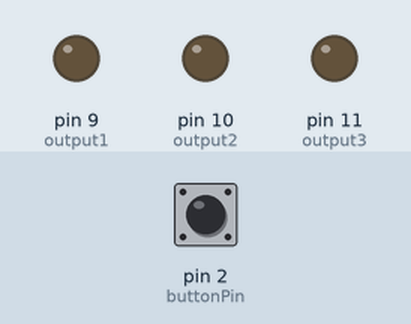
Recording of a sketch running on a simulated Arduino Uno, built with avr-gcc and run on an emulated ATmega328P. On the bench: output pins drawn as LEDs (lit = HIGH). The test bench sets the inputs (shaded band); at power-on: pin 2 (buttonPin) LOW.

Above: at 1.2 s.
1.3 s: pin 2 (buttonPin) pulled HIGH for 0.15 s
At 2.4 s:
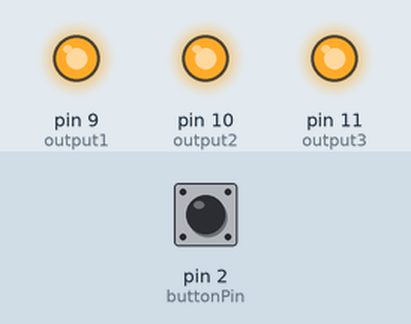
2.9 s: pin 2 (buttonPin) pulled HIGH for 1 s
At 3.6 s:
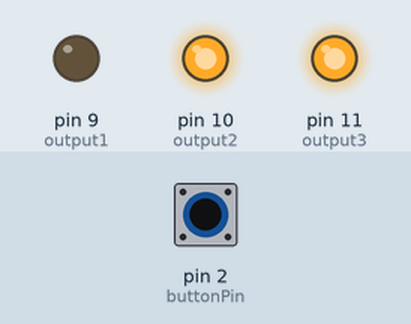
5.4 s: pin 2 (buttonPin) pulled HIGH for 0.15 s
At 6.6 s:
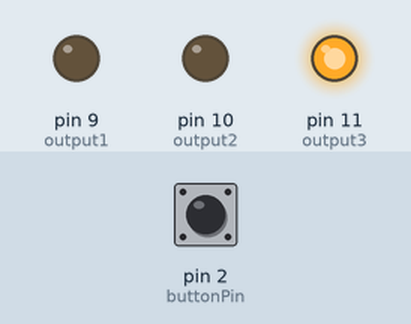
7.0 s: pin 2 (buttonPin) pulled HIGH for 3.2 s
At 8.0 s:
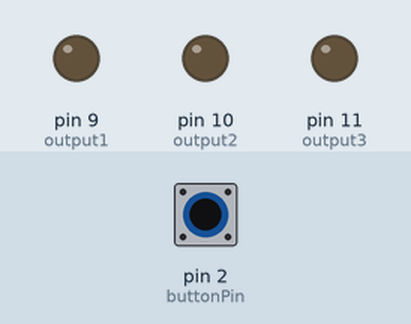
Timing chart, 0 to 10.0 s (numbered marks = the images above; inputs shaded):
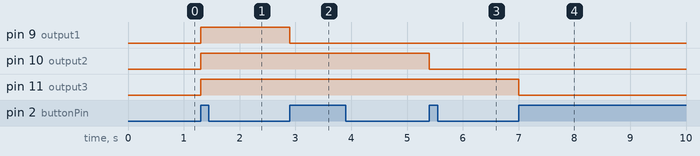

The sketch:

Beast_button_countroll_motor_PlanA.ino.ino
```cpp
const int buttonPin = 2;
const int output1 = 9;
const int output2 = 10;
const int output3 = 11;
//initialize pins
int buttonPushCounter = 0;
int buttonState = 0;
int lastButtonState = 0;

//initialize numbers
void setup() {
pinMode(buttonPin,INPUT);
pinMode(output1,OUTPUT);
pinMode(output2,OUTPUT);
pinMode(output3,OUTPUT);
//pin set up
}

void loop() {
 int buttonState = digitalRead(buttonPin);        //sub in value (HIGH or LOW) for "buttonState"
  if (buttonState != lastButtonState)             //compare the two button states, continue if it change
  {
     if(buttonState==HIGH)                       //check if the button is on high
      {
       buttonPushCounter++;                       //add a count to the amount of pushes, used for next step
       if (buttonPushCounter%4==1)                   //turn on all led if it is the first time button is pressed
       {
         digitalWrite(output1, HIGH);
         digitalWrite(output2, HIGH);
         digitalWrite(output3, HIGH);
         lastButtonState=buttonState;                    //set the lastButtonState to buttonState for the next loop
         goto label;
       }
       else if (buttonPushCounter%4==2)              //turn on two led if it is the second time button is pressed
       {
         digitalWrite(output1, LOW);
         digitalWrite(output2,HIGH);
         digitalWrite(output3,HIGH);
         lastButtonState=buttonState;                    //set the lastButtonState to buttonState for the next loop
         goto label;
       }
       else if (buttonPushCounter%4==3)              //turn on one led if it is the third time button is pressed
       {
         digitalWrite(output1,LOW);
         digitalWrite(output2,LOW);
         digitalWrite(output3,HIGH);
         lastButtonState=buttonState;                    //set the lastButtonState to buttonState for the next loop
         goto label;
       }
       else if (buttonPushCounter%4==0)              //turn all led off if it is the fourth time buttons is pressed
       {
          digitalWrite(output1,LOW);
          digitalWrite(output2,LOW);
          digitalWrite(output3,LOW);
          lastButtonState=buttonState;                    //set the lastButtonState to buttonState for the next loop
          goto label;
                             //clear all count back to 0 (original)
       }
    }
    label: delay(500);                                    //delay to avoid fast track
  }
   lastButtonState=buttonState;                    //set the lastButtonState to buttonState for the next loop
}
```

Measured:
- after the input at 1.3 s, pin 9 (output1), pin 10 (output2), pin 11 (output3): LOW → HIGH at once
- after the input at 2.9 s, pin 9 (output1): HIGH → LOW at once
- after the input at 5.4 s, pin 10 (output2): HIGH → LOW at once
- after the input at 7.0 s, pin 11 (output3): HIGH → LOW at once
